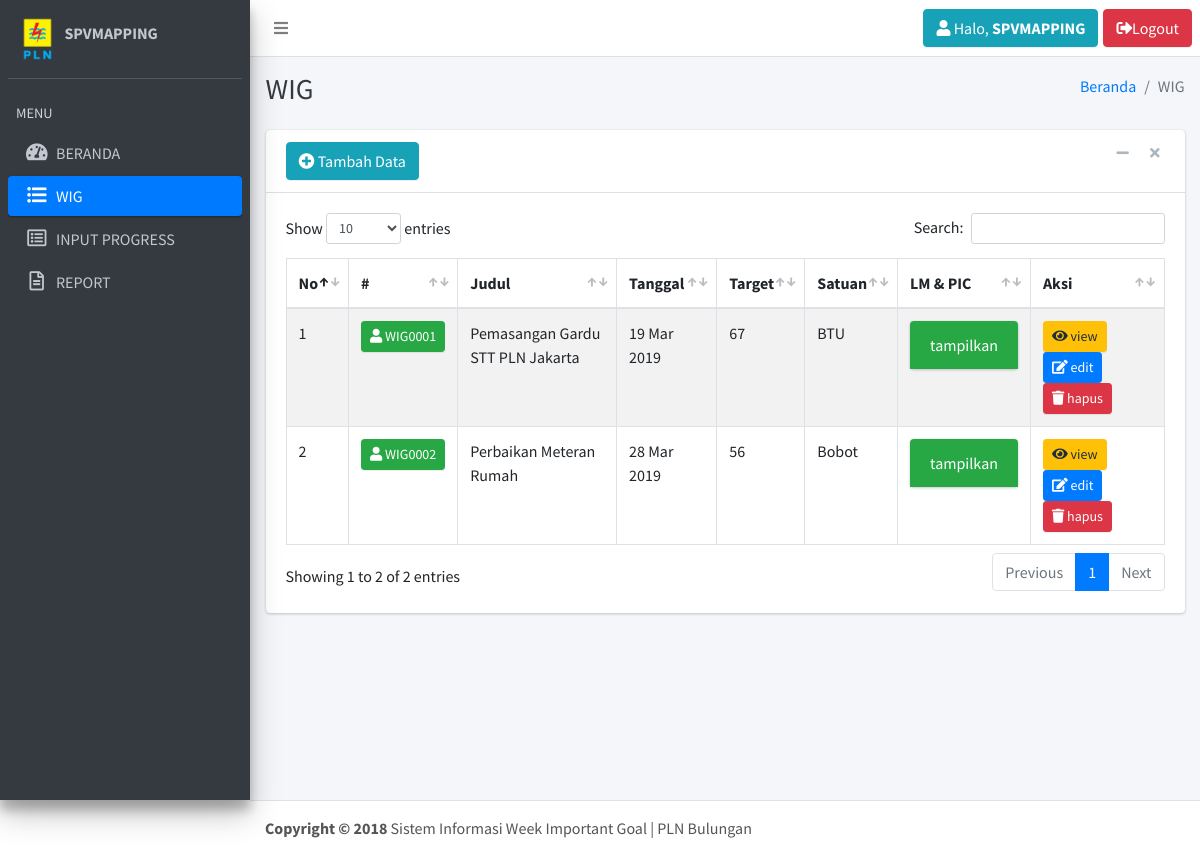
Page /index.php?page=wig (signed in) on the committed database.
### tables this page shows
CREATE TABLE `tbl_user` (
  `username` varchar(30) NOT NULL,
  `password` varchar(10) NOT NULL,
  `role` int(5) NOT NULL
);

CREATE TABLE `tbl_wig` (
  `id_wig` varchar(15) NOT NULL,
  `polaritas` varchar(7) NOT NULL,
  `tipe` varchar(15) NOT NULL,
  `username` varchar(30) NOT NULL,
  `judul` text NOT NULL,
  `tanggal` date NOT NULL,
  `target` int(10) NOT NULL,
  `satuan` varchar(25) NOT NULL
);

### page/wig/wig.php (the view, shortened to what this page needs)
<div class="content-wrapper">
    <div class="content-header">
        <div class="container-fluid">
            <div class="row mb-2">
                <div class="col-sm-6">
                    <h1 class="m-0 text-dark">WIG</h1>
                </div>
                <div class="col-sm-6">
                    <ol class="breadcrumb float-sm-right">
                        <li class="breadcrumb-item"><a href="?page=beranda">Beranda</a></li>
                        <li class="breadcrumb-item active">WIG</li>
                    </ol>
                </div>
            </div>
        </div>
    </div>
    <div class="content">
        <div class="container-fluid">
            <div class="row">
                <div class="col-md-12">
                    <div class="card card-default">
                        <div class="card-header">
                            <?php if ($page == 'wig') { ?>
                                <a href="?page=wigtambah" class="btn btn-info"><i class="fas fa-plus-circle"></i> Tambah Data</a>
                            <?php } else { ?>
                                <h4>INPUT PROGRESS WIG</h4>
                            <?php } ?>
                            <div class="card-tools">
                                <button type="button" class="btn btn-tool" data-widget="collapse"><i class="fa fa-minus"></i></button>
                                <button type="button" class="btn btn-tool" data-widget="remove"><i class="fa fa-remove"></i></button>
                            </div>
                        </div>
                        <div class="card-body">
                            <div class="row">
                                <div class="table-responsive">
                                    <table id="example1" class="table table-bordered table-striped">
                                        <thead>
                                            <tr>
                                                <th>No</th>
                                                <th>#</th>
                                                <th>Judul</th>
                                                <th>Tanggal</th>
                                                <?php if ($page == 'wig') { ?>
                                                <th>Target</th>
                                                <th>Satuan</th>
                                                <th>LM & PIC</th>
                                                <?php } ?>
                                                <th><?= ($page == 'wig') ? "Aksi" : "Input Progress" ?></th>
                                            </tr>
                                        </thead>
                                        <tbody>
                                            <?php
                                            $no = 1;
                                            $sql = mysqli_query($conn,"SELECT * FROM tbl_wig WHERE username='$userdata[username]'") or die (mysqli_error($conn));
                                            while($data = mysqli_fetch_array($sql)){ ?>
                                                <tr>
                                                    <td><?= $no ?></td>
                                                    <td><a class="btn btn-success btn-sm" href="#"><i class="fas fa-user"></i> <?= $data['id_wig'] ?></a></td>
                                                    <td><?= $data['judul'] ?></td>
                                                    <td><?= date('d M Y', strtotime($data['tanggal'])) ?></td>
                                                    <?php if ($page == 'wig') { ?>
                                                    <td><?= $data['target'] ?></td>
                                                    <td><?= $data['satuan'] ?></td>
                                                    <td>
                                                    <div class="card card-success">
                                                        <div class="card-header">
                                                            <a data-toggle="collapse" data-parent="#accordion" href="#collapse_<?= $data['id_wig']?>" class="collapsed" aria-expanded="false">
                                                            tampilkan
                                                            </a>
                                                        </div>
                                                        <div id="collapse_<?= $data['id_wig']?>" class="panel-collapse in collapse" style="">
                                                        <div class="card-body">
                                                            <?= GetLM($data['id_wig']) ?>
                                                        </div>
                                                        </div>
                                                    </div>
                                                    </td>
                                                    <?php } ?>
                                                    <td>
                                                        <?php if ($page == 'wig') { ?>
                                                        <a class="btn btn-warning btn-sm" href="?page=wigview&id=<?php echo $data['id_wig']; ?>"><i class="fas fa-eye"></i> view</a>
                                                        <a class="btn btn-primary btn-sm" href="?page=wigedit&id=<?php echo $data['id_wig']; ?>"><i class="fas fa-edit"></i> edit</a>
                                                        <a class="btn btn-danger btn-sm" href="?page=wighapus&id=<?php echo $data['id_wig']; ?>"><i class="fas fa-trash"></i> hapus</a>
                                                        <?php } ?>
                                                    </td>
                                                </tr>
                                            <?php $no++; } ?>
                                </div>
                            </div>
                        </div>
                    </div>
                </div>
            </div>
        </div>
  <footer class="main-footer">
    <strong>Copyright &copy; 2018</strong> Sistem Informasi Week Important Goal | PLN Bulungan
  </footer>

### header.php (shortened to what this page needs)
<?php
$user = $_SESSION['username'];
$sql = mysqli_query($conn, "SELECT * FROM tbl_user WHERE username='$user'");
$userdata = mysqli_fetch_array($sql);
    function GetLM($params){
        include "lib/koneksi.php";
        $getlm  = mysqli_query($conn, "SELECT lm_pic FROM tbl_lm WHERE id_wig='$params'") or die (mysqli_error($koneksi));
        $datalm = mysqli_fetch_array($getlm);
        $json = json_decode($datalm['lm_pic']);
        $no=1;
        echo "<div class='table-responsive'><table><tr><th>No.</th><th>LM</th><th>PIC</th></tr>";
        echo "</div></table>";
    }
?>
<ul class="navbar-nav">
    <li class="nav-item">
        <a class="nav-link" data-widget="pushmenu" href="#"><i class="fa fa-bars"></i></a>
    </li>
</ul>
<ul class="navbar-nav ml-auto">
    <li class="nav-item">
        <a class="btn btn-info" style="margin-right:5px;" href="?page=profile&id=<?= $userdata['username'] ?>" data-toggle="tooltip" data-placement="bottom" title="Lihat Profile">
        <i class="fas fa-user"></i> Halo, <strong><?= strtoupper($userdata['username']) ?></strong>
        </a>
    </li>
    <li class="nav-item">
        <a class="btn btn-danger" href="?page=logout"><i class="fas fa-sign-out-alt"></i>Logout</a>
    </li>
</ul>

### sidebar.php (shortened to what this page needs)
<div class="sidebar">
    <div class="user-panel mt-3 pb-3 mb-3 d-flex">
        <div class="image">
            <img src="dist/img/PLN.png">
        </div>
        <div class="info">
            <a class="d-block"><strong><?= strtoupper($userdata['username']) ?></strong></a>
        </div>
    </div>
    <nav class="mt-2">
        <ul class="nav nav-pills nav-sidebar flex-column" data-widget="treeview" role="menu" data-accordion="false">
            <li class="nav-header">MENU</li>
            <li class="nav-item">
                <a href="?page=beranda" class="nav-link
                <?php if ($_GET['page'] == 'beranda'){ echo "active"; } ?>">
                <i class="nav-icon fas fa-tachometer-alt"></i>
                    <p>BERANDA</p>
                </a>
            </li>
            <?php if ($userdata['role'] == 2 ) { ?>
            <li class="nav-item">
                <a href="?page=wig" class="nav-link
                <?php if ($_GET['page'] == 'wig' || $_GET['page'] == 'wigtambah' || $_GET['page'] == 'wigtambahpro' || $_GET['page'] == 'wigedit'
                         || $_GET['page'] == 'wigeditpro' || $_GET['page'] == 'wighapus' || $_GET['page'] == 'wigview'){ echo "active"; } ?>">
                <i class="nav-icon fas fa-list-ul"></i>
                    <p>WIG</p>
                </a>
            </li>
            <li class="nav-item">
                <a href="?page=progress" class="nav-link
                <?php if ($_GET['page'] == 'progress' || $_GET['page'] == 'wigprogress' || $_GET['page'] == 'lmprogress'){ echo "active"; } ?>">
                <i class="nav-icon far fa-list-alt"></i>
                    <p>INPUT PROGRESS</p>
                </a>
            </li>
            <?php }?>
            <li class="nav-item">
                <a href="?page=report" class="nav-link
                <?php if ($_GET['page'] == 'report'){ echo "active"; } ?>">
                <i class="nav-icon far fa-file-alt"></i>
                    <p>REPORT</p>
                </a>
            </li>
        </ul>
    </nav>
</div>

### rows in the picture
tbl_user: username "SPVMAPPING"
tbl_wig: id_wig "WIG0001", judul "Pemasangan Gardu STT PLN Jakarta", tanggal "19 Mar 2019", target "67", satuan "BTU"
tbl_wig: id_wig "WIG0002", judul "Perbaikan Meteran Rumah", tanggal "28 Mar 2019", target "56", satuan "Bobot"
